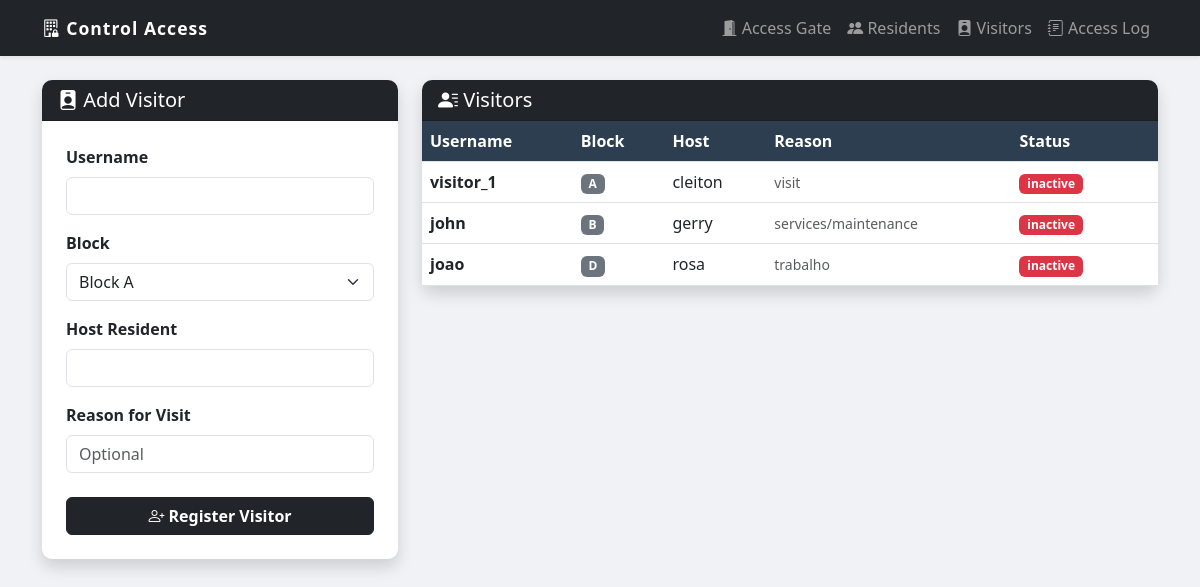
The page /visitors on the database its author committed.
### tables this page shows
CREATE TABLE visitors (
                username         TEXT PRIMARY KEY,
                block            TEXT NOT NULL,
                host             TEXT NOT NULL,
                reason           TEXT,
                temporary_access TEXT NOT NULL DEFAULT 'active',
                created_at       TEXT DEFAULT (datetime('now', 'localtime'))
            );

### server.py (the view)
@app.route('/visitors')
def visitors():
    with get_conn() as conn:
        rows = conn.execute(
            "SELECT username, block, host, reason, temporary_access FROM visitors ORDER BY block, username"
        ).fetchall()
    return render_template('visitors.html', visitors=rows, blocks=BLOCKS)

### database.py (called while the page is built)
def get_conn() -> sqlite3.Connection:
    conn = sqlite3.connect(DB_PATH)
    conn.row_factory = sqlite3.Row
    return conn

### templates/visitors.html (shortened to what this page needs)
{% extends 'base.html' %}
{% block content %}
<div class="row g-4">
    <div class="col-md-4">
        <div class="card shadow">
            <div class="card-header bg-dark text-white">
                <h5 class="mb-0"><i class="bi bi-person-badge-fill"></i> Add Visitor</h5>
            </div>
            <div class="card-body p-4">
                <form method="POST" action="/visitors/add">
                    <div class="mb-3">
                        <label class="form-label fw-semibold">Username</label>
                        <input type="text" name="username" class="form-control" required>
                    </div>
                    <div class="mb-3">
                        <label class="form-label fw-semibold">Block</label>
                        <select name="block" class="form-select">
                            {% for b in blocks %}
                            <option value="{{ b }}">Block {{ b }}</option>
                            {% endfor %}
                        </select>
                    </div>
                    <div class="mb-3">
                        <label class="form-label fw-semibold">Host Resident</label>
                        <input type="text" name="host" class="form-control" required>
                    </div>
                    <div class="mb-4">
                        <label class="form-label fw-semibold">Reason for Visit</label>
                        <input type="text" name="reason" class="form-control" placeholder="Optional">
                    </div>
                    <button type="submit" class="btn btn-dark w-100 fw-semibold">
                        <i class="bi bi-person-plus"></i> Register Visitor
                    </button>
                </form>
            </div>
        </div>
    </div>
    <div class="col-md-8">
        <div class="card shadow">
            <div class="card-header bg-dark text-white">
                <h5 class="mb-0"><i class="bi bi-person-lines-fill"></i> Visitors</h5>
            </div>
            <div class="card-body p-0">
                <table class="table table-hover align-middle mb-0">
                    <thead>
                        <tr>
                            <th>Username</th>
                            <th>Block</th>
                            <th>Host</th>
                            <th>Reason</th>
                            <th>Status</th>
                            <th></th>
                        </tr>
                    </thead>
                    <tbody>
                        {% for v in visitors %}
                        <tr>
                            <td class="fw-semibold">{{ v['username'] }}</td>
                            <td><span class="badge bg-secondary">{{ v['block'] }}</span></td>
                            <td>{{ v['host'] }}</td>
                            <td class="text-muted small">{{ v['reason'] or '—' }}</td>
                            <td>
                                {% if v['temporary_access'] == 'active' %}
                                <span class="badge bg-success">active</span>
                                {% else %}
                                <span class="badge bg-danger">inactive</span>
                                {% endif %}
                            </td>
                            <td>
                            </td>
                        </tr>
                        {% else %}
                        <tr>
                            <td colspan="6" class="text-center text-muted py-4">No visitors registered yet.</td>
                        </tr>
                        {% endfor %}
                    </tbody>
                </table>
            </div>
        </div>
    </div>
</div>
{% endblock %}

### templates/base.html (style rules this page uses)
body { background-color: #f0f2f5; }
thead th { background-color: #2c3e50 !important; color: white !important; }
.card { border: none; border-radius: 10px; }
.card-header { border-radius: 10px 10px 0 0 !important; }

### rows shown on the page
visitors: username "visitor_1", block "A", host "cleiton", reason "visit", temporary_access "inactive"
visitors: username "john", block "B", host "gerry", reason "services/maintenance", temporary_access "inactive"
visitors: username "joao", block "D", host "rosa", reason "trabalho", temporary_access "inactive"
